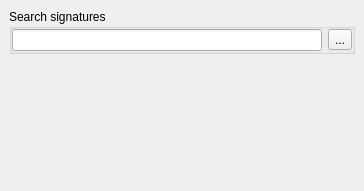
<?xml version="1.0" encoding="UTF-8"?>
<ui version="4.0">
 <class>SearchSignaturesOptionsWidget</class>
 <widget class="QWidget" name="SearchSignaturesOptionsWidget">
  <property name="geometry">
   <rect>
    <x>0</x>
    <y>0</y>
    <width>364</width>
    <height>191</height>
   </rect>
  </property>
  <property name="windowTitle">
   <string>Form</string>
  </property>
  <layout class="QVBoxLayout" name="verticalLayout">
   <property name="leftMargin">
    <number>0</number>
   </property>
   <property name="topMargin">
    <number>0</number>
   </property>
   <property name="rightMargin">
    <number>0</number>
   </property>
   <property name="bottomMargin">
    <number>0</number>
   </property>
   <item>
    <widget class="QScrollArea" name="scrollAreaSearchSignatures">
     <property name="frameShape">
      <enum>QFrame::NoFrame</enum>
     </property>
     <property name="frameShadow">
      <enum>QFrame::Plain</enum>
     </property>
     <property name="widgetResizable">
      <bool>true</bool>
     </property>
     <widget class="QWidget" name="scrollAreaWidgetSearchSignatures">
      <property name="geometry">
       <rect>
        <x>0</x>
        <y>0</y>
        <width>364</width>
        <height>191</height>
       </rect>
      </property>
      <layout class="QVBoxLayout" name="verticalLayout_2">
       <item>
        <widget class="QGroupBox" name="groupBoxSearchSignaturesPath">
         <property name="title">
          <string>Search signatures</string>
         </property>
         <layout class="QHBoxLayout" name="horizontalLayout_6">
          <property name="leftMargin">
           <number>0</number>
          </property>
          <property name="topMargin">
           <number>0</number>
          </property>
          <property name="rightMargin">
           <number>0</number>
          </property>
          <property name="bottomMargin">
           <number>0</number>
          </property>
          <item>
           <widget class="QLineEdit" name="lineEditSearchSignaturesPath"/>
          </item>
          <item>
           <widget class="QToolButton" name="toolButtonSearchSignaturesPath">
            <property name="text">
             <string notr="true">...</string>
            </property>
           </widget>
          </item>
         </layout>
        </widget>
       </item>
       <item>
        <spacer name="verticalSpacer_2">
         <property name="orientation">
          <enum>Qt::Vertical</enum>
         </property>
         <property name="sizeHint" stdset="0">
          <size>
           <width>20</width>
           <height>149</height>
          </size>
         </property>
        </spacer>
       </item>
      </layout>
     </widget>
    </widget>
   </item>
  </layout>
 </widget>
 <resources/>
 <connections/>
</ui>
